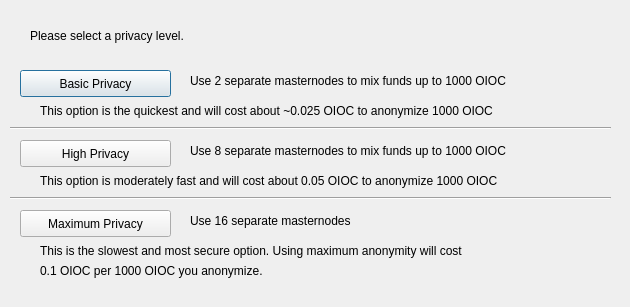
<?xml version="1.0" encoding="UTF-8"?>
<ui version="4.0">
 <class>PrivatepayConfig</class>
 <widget class="QDialog" name="PrivatepayConfig">
  <property name="geometry">
   <rect>
    <x>0</x>
    <y>0</y>
    <width>630</width>
    <height>307</height>
   </rect>
  </property>
  <property name="windowTitle">
   <string>Configure PrivatePay</string>
  </property>
  <widget class="QPushButton" name="buttonBasic">
   <property name="geometry">
    <rect>
     <x>20</x>
     <y>70</y>
     <width>151</width>
     <height>27</height>
    </rect>
   </property>
   <property name="text">
    <string>Basic Privacy</string>
   </property>
  </widget>
  <widget class="QPushButton" name="buttonHigh">
   <property name="geometry">
    <rect>
     <x>20</x>
     <y>140</y>
     <width>151</width>
     <height>27</height>
    </rect>
   </property>
   <property name="text">
    <string>High Privacy</string>
   </property>
  </widget>
  <widget class="QPushButton" name="buttonMax">
   <property name="geometry">
    <rect>
     <x>20</x>
     <y>210</y>
     <width>151</width>
     <height>27</height>
    </rect>
   </property>
   <property name="text">
    <string>Maximum Privacy</string>
   </property>
  </widget>
  <widget class="QLabel" name="label">
   <property name="geometry">
    <rect>
     <x>30</x>
     <y>20</y>
     <width>571</width>
     <height>31</height>
    </rect>
   </property>
   <property name="text">
    <string>Please select a privacy level.</string>
   </property>
  </widget>
  <widget class="QLabel" name="label_2">
   <property name="geometry">
    <rect>
     <x>190</x>
     <y>70</y>
     <width>421</width>
     <height>21</height>
    </rect>
   </property>
   <property name="text">
    <string>Use 2 separate masternodes to mix funds up to 1000 OIOC</string>
   </property>
  </widget>
  <widget class="QLabel" name="label_3">
   <property name="geometry">
    <rect>
     <x>190</x>
     <y>140</y>
     <width>411</width>
     <height>21</height>
    </rect>
   </property>
   <property name="text">
    <string>Use 8 separate masternodes to mix funds up to 1000 OIOC</string>
   </property>
  </widget>
  <widget class="QLabel" name="label_4">
   <property name="geometry">
    <rect>
     <x>190</x>
     <y>210</y>
     <width>421</width>
     <height>21</height>
    </rect>
   </property>
   <property name="text">
    <string>Use 16 separate masternodes</string>
   </property>
  </widget>
  <widget class="QLabel" name="label_6">
   <property name="geometry">
    <rect>
     <x>40</x>
     <y>100</y>
     <width>561</width>
     <height>21</height>
    </rect>
   </property>
   <property name="text">
    <string>This option is the quickest and will cost about ~0.025 OIOC to anonymize 1000 OIOC</string>
   </property>
  </widget>
  <widget class="QLabel" name="label_7">
   <property name="geometry">
    <rect>
     <x>40</x>
     <y>170</y>
     <width>561</width>
     <height>21</height>
    </rect>
   </property>
   <property name="text">
    <string>This option is moderately fast and will cost about 0.05 OIOC to anonymize 1000 OIOC</string>
   </property>
  </widget>
  <widget class="QLabel" name="label_8">
   <property name="geometry">
    <rect>
     <x>40</x>
     <y>240</y>
     <width>561</width>
     <height>21</height>
    </rect>
   </property>
   <property name="text">
    <string>This is the slowest and most secure option. Using maximum anonymity will cost</string>
   </property>
  </widget>
  <widget class="QLabel" name="label_9">
   <property name="geometry">
    <rect>
     <x>40</x>
     <y>260</y>
     <width>561</width>
     <height>21</height>
    </rect>
   </property>
   <property name="text">
    <string>0.1 OIOC per 1000 OIOC you anonymize.</string>
   </property>
  </widget>
  <widget class="Line" name="line">
   <property name="geometry">
    <rect>
     <x>10</x>
     <y>120</y>
     <width>601</width>
     <height>16</height>
    </rect>
   </property>
   <property name="orientation">
    <enum>Qt::Horizontal</enum>
   </property>
  </widget>
  <widget class="Line" name="line_2">
   <property name="geometry">
    <rect>
     <x>10</x>
     <y>190</y>
     <width>601</width>
     <height>16</height>
    </rect>
   </property>
   <property name="orientation">
    <enum>Qt::Horizontal</enum>
   </property>
  </widget>
 </widget>
 <resources/>
 <connections/>
</ui>
